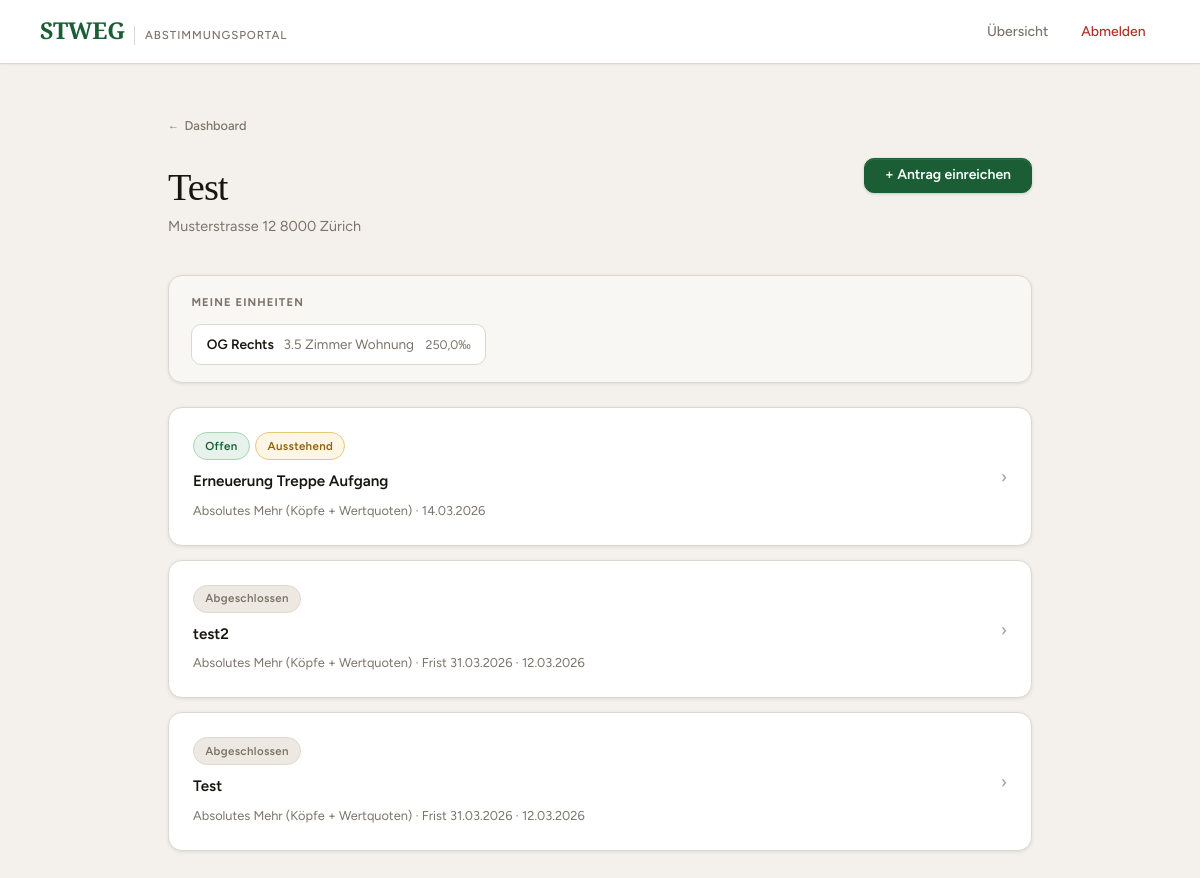
Page /community/1/ (signed in) on the committed database.
### voting/models.py (models this page shows, shortened)
class Community(models.Model):
    name       = models.CharField(max_length=200)
    address    = models.TextField()
    created_at = models.DateTimeField(auto_now_add=True)
    created_by = models.ForeignKey(
        User, on_delete=models.SET_NULL, null=True, blank=True,
        related_name='created_communities',
    )
    quorum = models.DecimalField(
        max_digits=5, decimal_places=1, default=Decimal('0'),
        verbose_name="Quorum (‰)",
        help_text="Mindest-Beteiligung in Wertquoten ‰ für gültige Abstimmung (0 = kein Quorum)",
    )
    def can_manage(self, user):
        return (
            self.units.filter(owner=user).exists()
            or self.created_by == user
            or user.is_staff
            or self.memberships.filter(user=user).exists()
        )
    def is_admin(self, user):
        return (
            self.created_by == user
            or user.is_staff
            or self.memberships.filter(
                user=user, role=CommunityMembership.Role.MANAGER
            ).exists()
        )
    class Meta:
        verbose_name        = "Gemeinschaft"
        verbose_name_plural = "Gemeinschaften"

class Unit(models.Model):
    community   = models.ForeignKey(Community, on_delete=models.CASCADE, related_name='units')
    owner       = models.ForeignKey(
        User, on_delete=models.SET_NULL, null=True, blank=True,
        related_name='units',
    )
    unit_number = models.CharField(max_length=20, verbose_name="Einheitsnummer")
    description = models.CharField(max_length=200, blank=True)
    quota       = models.DecimalField(max_digits=6, decimal_places=1, verbose_name="Wertquote (‰)")
    class Meta:
        verbose_name        = "Einheit"
        verbose_name_plural = "Einheiten"
        ordering            = ['unit_number']

class Proposal(models.Model):
    class Status(models.TextChoices):
        DRAFT  = 'draft',  'Entwurf'
        OPEN   = 'open',   'Offen'
        CLOSED = 'closed', 'Abgeschlossen'
    class MajorityType(models.TextChoices):
        SIMPLE    = 'simple',    'Einfaches Mehr (nur Köpfe)'
        ABSOLUTE  = 'absolute',  'Absolutes Mehr (Köpfe + Wertquoten)'
        QUALIFIED = 'qualified', 'Qualifiziertes Mehr (2/3 Köpfe + 2/3 Wertquoten)'
        UNANIMOUS = 'unanimous', 'Einstimmigkeit (alle Eigentümer müssen Ja stimmen)'
    community     = models.ForeignKey(Community, on_delete=models.CASCADE, related_name='proposals')
    created_by    = models.ForeignKey(
        User, on_delete=models.SET_NULL, null=True, related_name='created_proposals',
    )
    title         = models.CharField(max_length=300, verbose_name="Titel")
    description   = models.TextField(verbose_name="Beschreibung")
    majority_type = models.CharField(
        max_length=10, choices=MajorityType.choices, default=MajorityType.ABSOLUTE,
        verbose_name="Mehrheitsart",
    )
    status     = models.CharField(max_length=10, choices=Status.choices, default=Status.DRAFT)
    created_at = models.DateTimeField(auto_now_add=True)
    opened_at  = models.DateTimeField(null=True, blank=True)
    closed_at  = models.DateTimeField(null=True, blank=True)
    deadline   = models.DateTimeField(null=True, blank=True, verbose_name="Abstimmungsfrist")
    def open(self):
        self.status    = self.Status.OPEN
        self.opened_at = timezone.now()
        self.save()
    class Meta:
        verbose_name        = "Antrag"
        verbose_name_plural = "Anträge"
        ordering            = ['-created_at']

### voting/views.py (the view)
@login_required
def proposal_list(request, community_id):
    community = get_object_or_404(Community, id=community_id)
    if not community.can_manage(request.user):
        messages.error(request, "Kein Zugang.")
        return redirect('voting:dashboard')
    is_admin_flag = community.is_admin(request.user)
    if is_admin_flag:
        proposals = community.proposals.all()
    else:
        proposals = (
            community.proposals.exclude(status=Proposal.Status.DRAFT)
            | community.proposals.filter(
                status=Proposal.Status.DRAFT, created_by=request.user
            )
        ).distinct().order_by('-created_at')
    user_units  = Unit.objects.filter(owner=request.user, community=community)
    voted_ids   = set(Vote.objects.filter(unit__in=user_units).values_list('proposal_id', flat=True))
    fully_voted_ids = set()
    for proposal in proposals:
        uc = user_units.count()
        vc = Vote.objects.filter(proposal=proposal, unit__in=user_units).count()
        if uc > 0 and vc >= uc:
            fully_voted_ids.add(proposal.id)
    return render(request, 'voting/proposal_list.html', {
        'community':       community,
        'proposals':       proposals,
        'voted_ids':       voted_ids,
        'fully_voted_ids': fully_voted_ids,
        'is_admin':        is_admin_flag,
        'my_units':        user_units,
    })

### voting/templates/voting/proposal_list.html (shortened to what this page needs)
{% extends "voting/base.html" %}
{% block content %}
<div class="page-header flex-between">
    <div>
        <a href="{% url 'voting:dashboard' %}" class="back-link">Dashboard</a>
        <h1>{{ community.name }}</h1>
        <p>{{ community.address }}</p>
    </div>
    <div class="flex gap-1">
        <a href="{% url 'voting:proposal_create' community.id %}" class="btn btn-primary">+ Antrag einreichen</a>
    </div>
</div>
{% if my_units and not is_admin %}
<div class="card" style="padding:1.1rem 1.4rem;margin-bottom:1.5rem;background:var(--surface-alt);border-color:var(--border);">
    <div class="section-label" style="margin-bottom:0.75rem;">Meine Einheiten</div>
    <div style="display:flex;flex-wrap:wrap;gap:0.6rem;">
        {% for unit in my_units %}
        <div style="background:var(--surface);border:1px solid var(--border);border-radius:var(--r-md);padding:0.5rem 0.9rem;font-size:0.85rem;">
            <span style="font-weight:600;">{{ unit.unit_number }}</span>
            {% if unit.description %}
            <span style="color:var(--text-muted);margin-left:0.4rem;">{{ unit.description }}</span>
            {% endif %}
            <span style="color:var(--text-muted);margin-left:0.5rem;font-size:0.78rem;">{{ unit.quota }}&#8240;</span>
        </div>
        {% endfor %}
    </div>
</div>
{% endif %}
{% if proposals %}
{% for proposal in proposals %}
<a href="{% url 'voting:proposal_detail' proposal.pk %}" class="card-link">
    <div class="card card-interactive">
        <div class="flex-between items-center">
            <div style="flex:1;min-width:0;">
                <div class="flex items-center gap-xs" style="margin-bottom:0.55rem;flex-wrap:wrap;">
                    {% if proposal.status == 'open' %}
                        <span class="badge badge-open">Offen</span>
                        {% if proposal.id in fully_voted_ids %}
                            <span class="badge badge-done">Abgestimmt</span>
                        {% elif proposal.id in voted_ids %}
                            <span class="badge badge-pending">Teilweise abgestimmt</span>
                        {% else %}
                            <span class="badge badge-pending">Ausstehend</span>
                        {% endif %}
                    {% elif proposal.status == 'draft' %}
                        <span class="badge badge-draft">Entwurf</span>
                        {% if proposal.created_by == request.user and not is_admin %}
                            <span class="badge badge-pending" style="font-size:0.72rem;">⏳ Wartet auf Freigabe</span>
                        {% endif %}
                    {% else %}
                        <span class="badge badge-closed">Abgeschlossen</span>
                    {% endif %}
                </div>
                <div class="card-title">{{ proposal.title }}</div>
                <div class="card-meta" style="margin-top:0.2rem;">
                    {{ proposal.get_majority_type_display }}
                    {% if proposal.deadline %} &middot; Frist {{ proposal.deadline|date:"d.m.Y" }}{% endif %}
                    &middot; {{ proposal.created_at|date:"d.m.Y" }}
                </div>
            </div>
            <span style="color:var(--border-strong);font-size:1.1rem;margin-left:1rem;flex-shrink:0;">&rsaquo;</span>
        </div>
    </div>
</a>
{% endfor %}
{% endif %}
{% endblock %}

### voting/templates/voting/base.html (style rules this page uses)
:root { --bg: #F4F1EC; --bg-subtle: #EDE9E2; --surface: #FFFFFF; --surface-alt: #F9F7F4; --border: #DDD8CF; --border-mid: #C9C3B8; --border-strong: #A89F93; --text: #18150F; --text-secondary:#4A4540; --text-muted: #7C746A; --text-subtle: #A89F93; --accent: #1B5E35; --accent-mid: #236E40; --accent-hover: #154B2A; --accent-light: #E6F2EB; --accent-border: #A8D4B5; --red: #B5302A; --red-mid: #C93C35; --red-light: #FCECEA; --red-border: #F0B8B5; --amber: #8F620D; --amber-light: #FEF6E4; --amber-border: #E8C87A; --blue: #1D4F8A; --blue-light: #EBF2FC; --shadow-xs: 0 1px 2px rgba(24,21,15,0.05); --shadow-sm: 0 1px 4px rgba(24,21,15,0.07), 0 1px 2px rgba(24,21,15,0.04); --shadow-md: 0 4px 16px rgba(24,21,15,0.09), 0 2px 4px rgba(24,21,15,0.05); --shadow-lg: 0 12px 40px rgba(24,21,15,0.12), 0 4px 8px rgba(24,21,15,0.06); --r-sm: 6px; --r-md: 10px; --r-lg: 14px; --r-xl: 20px; --r-pill: 999px; --ease: cubic-bezier(0.25, 0.46, 0.45, 0.94); --t-fast: 120ms; --t-base: 200ms; --nav-h: 64px; }
*, *::before, *::after { box-sizing: border-box; margin: 0; padding: 0; }
html { scroll-behavior: smooth; -webkit-font-smoothing: antialiased; }
body { font-family: 'Figtree', sans-serif; background: var(--bg); color: var(--text); min-height: 100vh; font-size: 15px; line-height: 1.65; font-weight: 400; }
.back-link { display: inline-flex; align-items: center; gap: 0.35rem; font-size: 0.8rem; font-weight: 500; color: var(--text-muted); text-decoration: none; margin-bottom: 1.75rem; transition: color var(--t-fast) var(--ease); }
.back-link::before { content: '←'; font-size: 0.85em; }
.page-header { margin-bottom: 2.25rem; }
.page-header h1 { font-family: 'Cormorant Garamond', serif; font-size: 2.4rem; font-weight: 500; letter-spacing: -0.025em; line-height: 1.15; color: var(--text); }
.page-header p { color: var(--text-muted); margin-top: 0.4rem; font-size: 0.9rem; }
.flex-between { display: flex; justify-content: space-between; align-items: center; }
.section-label { font-size: 0.7rem; font-weight: 700; letter-spacing: 0.1em; text-transform: uppercase; color: var(--text-muted); margin-bottom: 0.8rem; }
.card { background: var(--surface); border: 1px solid var(--border); border-radius: var(--r-lg); padding: 1.5rem; margin-bottom: 0.875rem; box-shadow: var(--shadow-sm); transition: border-color var(--t-base) var(--ease), box-shadow var(--t-base) var(--ease); }
.card-title { font-weight: 600; font-size: 0.95rem; color: var(--text); margin-bottom: 0.35rem; }
.card-meta { font-size: 0.8rem; color: var(--text-muted); display: flex; align-items: center; gap: 0.75rem; flex-wrap: wrap; }
.card-link { text-decoration: none; color: inherit; display: block; }
.card-interactive { cursor: pointer; }
.badge { display: inline-flex; align-items: center; gap: 0.25rem; padding: 0.22rem 0.7rem; border-radius: var(--r-pill); font-size: 0.72rem; font-weight: 600; letter-spacing: 0.03em; white-space: nowrap; }
.badge-open { background: var(--accent-light); color: var(--accent); border: 1px solid var(--accent-border); }
.badge-closed { background: var(--bg-subtle); color: var(--text-muted); border: 1px solid var(--border); }
.badge-pending { background: var(--amber-light); color: var(--amber); border: 1px solid var(--amber-border); }
.btn { display: inline-flex; align-items: center; justify-content: center; gap: 0.4rem; padding: 0.575rem 1.25rem; border-radius: var(--r-md); font-family: 'Figtree', sans-serif; font-size: 0.875rem; font-weight: 600; cursor: pointer; text-decoration: none; border: 1.5px solid transparent; transition: all var(--t-fast) var(--ease); white-space: nowrap; line-height: 1; }
.btn-primary { background: var(--accent); color: #fff; border-color: var(--accent); box-shadow: 0 1px 3px rgba(27,94,53,0.25), inset 0 1px 0 rgba(255,255,255,0.1); }
.flex { display: flex; }
.items-center { align-items: center; }
.gap-xs { gap: 0.35rem; }
.gap-1 { gap: 0.5rem; }
main > * { animation: fadeUp 0.35s var(--ease) both; }
main > *:nth-child(1) { animation-delay: 0ms; }
main > *:nth-child(2) { animation-delay: 40ms; }
main > *:nth-child(3) { animation-delay: 80ms; }
main > *:nth-child(4) { animation-delay: 120ms; }
main > *:nth-child(5) { animation-delay: 160ms; }

### rows in the picture
Community: name "Test", address "Musterstrasse 12 8000 Zürich"
Unit: unit_number "OG Rechts", description "3.5 Zimmer Wohnung", quota "250,0"
Proposal: status "Offen", title "Erneuerung Treppe Aufgang", majority_type "Absolutes Mehr (Köpfe + Wertquoten)", created_at "14.03.2026"
Proposal: status "Abgeschlossen", title "test2", majority_type "Absolutes Mehr (Köpfe + Wertquoten)", deadline "31.03.2026", created_at "12.03.2026"
Proposal: status "Abgeschlossen", title "Test", majority_type "Absolutes Mehr (Köpfe + Wertquoten)", deadline "31.03.2026", created_at "12.03.2026"
